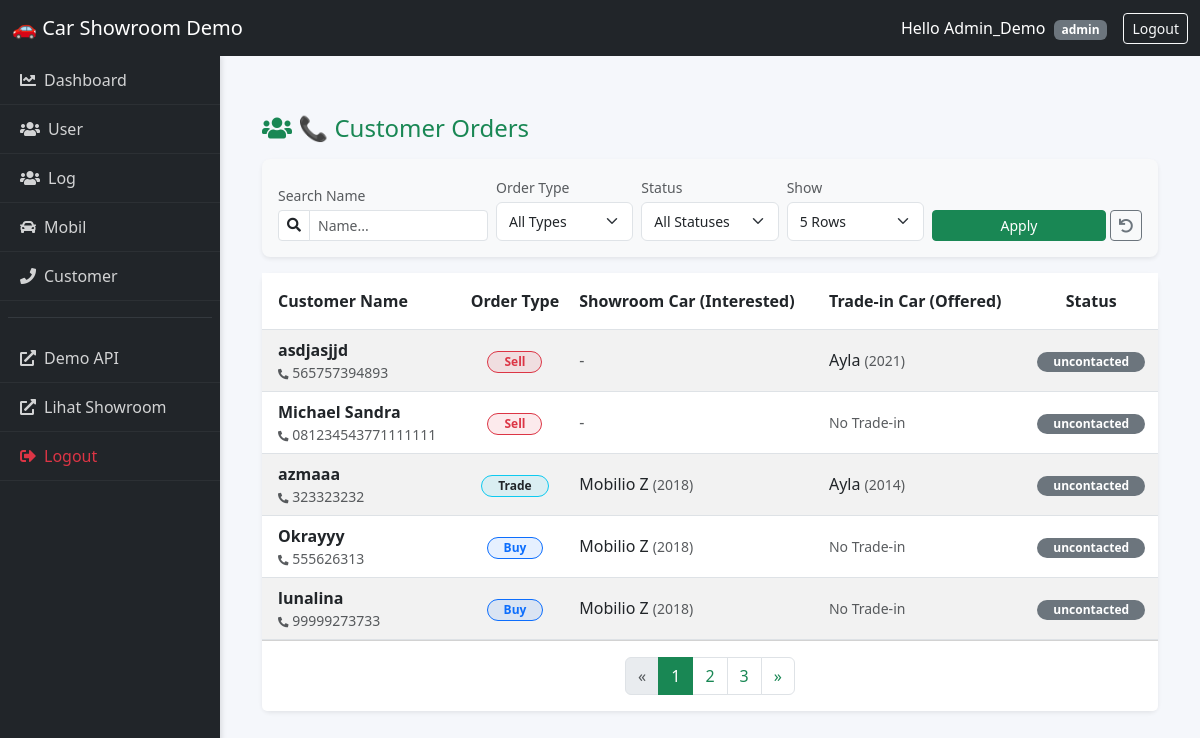
Page /demo/dashboard/customerlist/ (signed in) on the committed database.
### users/models.py (models this page shows, shortened)
class User(AbstractUser):
    ROLE_CHOICES = (
        ("admin", "Admin"),
        ("salesperson", "Salesperson"),
        ("customer", "Customer"),
    )
    role = models.CharField(max_length=20, choices=ROLE_CHOICES, default="customer")

### orders/models.py (models this page shows, shortened)
class Order(models.Model):
    ORDER_TYPE_CHOICES = [
        ("sell","Sell"),
        ("trade","Trade"),
        ("buy","Buy"),
    ]
    customer = models.ForeignKey(Customer, on_delete=models.CASCADE, related_name='orders')
    showroom_car = models.ForeignKey(Cars, on_delete=models.CASCADE, null=True, blank=True)
    offer_type = models.CharField(max_length=10, choices=ORDER_TYPE_CHOICES)
    trade_in_car = models.OneToOneField(TradeInCar, on_delete=models.SET_NULL, null=True, blank=True)
    created_at = models.DateTimeField(auto_now_add=True)

class TradeInCar(models.Model):
    customer = models.ForeignKey(Customer, on_delete=models.CASCADE)
    offered_vehicle_model = models.CharField(max_length=100, blank=True, null=True)
    offered_vehicle_varian = models.CharField(max_length=100, blank=True, null=True)
    offered_vehicle_transmission = models.CharField(max_length=20, choices=[('auto','Otomatis'), ('manual', 'Manual')], blank=True, null=True)
    offered_vehicle_province = models.CharField(max_length=50, blank=True, null=True)
    offered_vehicle_year = models.IntegerField(blank=True, null=True)
    offered_vehicle_kilometers = models.IntegerField(blank=True, null=True)
    offered_vehicle_notes = models.TextField(blank=True, null=True)

### customer/models.py (models this page shows, shortened)
class Customer(models.Model):
    STATUS_CHOICES = [
        ("deal","Deal"),
        ("negotiating","Negotiating"),
        ("not_deal", "Not Deal"),
        ("uncontacted", "Uncontacted"),
        ("rna","RNA (Return, No Answer)"),
    ]
    user = models.OneToOneField(User, on_delete=models.CASCADE, related_name="customer_profile",null=True,blank=True)
    name = models.CharField(max_length=100)
    phone_number = models.CharField(max_length=20, unique=True)
    email = models.EmailField(blank=True, null=True)
    address = models.TextField(blank=True, null=True)
    status = models.CharField(max_length=20, choices=STATUS_CHOICES, default="uncontacted")
    created_at = models.DateTimeField(auto_now_add=True)
    updated_at = models.DateTimeField(auto_now=True)

### cars/models.py (models this page shows, shortened)
class Cars(models.Model):
    id = models.AutoField(primary_key=True)
    nama = models.CharField(max_length=100)
    harga = models.DecimalField(max_digits=12, decimal_places=2)
    merek = models.CharField(max_length=50)
    model = models.CharField(max_length=50)
    tahun = models.IntegerField()
    kilometer = models.IntegerField()
    transmisi = models.CharField(max_length=20, choices=[('auto','Otomatis'), ('manual', 'Manual')])
    jenis_bahan_bakar = models.CharField(max_length=20, choices=[('bensin','Bensin'), ('diesel', 'Diesel'), ('elektrik', 'Elektrik')])
    mesin = models.CharField(max_length=50)
    tempat_duduk = models.IntegerField()
    deskripsi = models.TextField()
    gambar = models.ImageField(upload_to='cars/images/',blank=True, null=True)
    status = models.CharField(max_length=20,
                              choices=[('available','Available'),('sold','Sold'),('booked','Booked')],default='available')

### demo/views.py (the view)
# urls.py: path('dashboard/customerlist/', dashboard_customer_list, name='demo_customer_list_dashboard'),
def dashboard_customer_list(request):
    if not request.user.is_authenticated:
        return redirect("demo_login")
    orders_data = Order.objects.select_related("customer", "trade_in_car", "showroom_car").all().order_by('-id')
    search_query = request.GET.get('q')
    if search_query and search_query != "":
        orders_data = orders_data.filter(customer__name__icontains=search_query)
    selected_status = request.GET.get('status')
    if selected_status and selected_status != "":
        orders_data = orders_data.filter(customer__status__iexact=selected_status)
    selected_type = request.GET.get('type')
    if selected_type and selected_type != "":
        orders_data = orders_data.filter(offer_type__iexact=selected_type)
    items_per_page = request.GET.get('paginate_by', 5)
    try:
        items_per_page = int(items_per_page)
    except ValueError:
        items_per_page = 5
    paginator = Paginator(orders_data, items_per_page)
    page_number = request.GET.get('page')
    page_obj = paginator.get_page(page_number)
    status_list = Order.objects.values_list('customer__status', flat=True).distinct().order_by('customer__status')
    type_list = Order.objects.values_list('offer_type', flat=True).distinct().order_by('offer_type')
    context = {
        'orders': page_obj,
        'items_per_page': items_per_page,
        'status_list': status_list,
        'selected_status': selected_status,
        'type_list': type_list,
        'selected_type': selected_type,
        'search_query': search_query,
    }
    return render(request, 'demo/customer_list_dashboard.html', context)

### demo/templates/demo/customer_list_dashboard.html (shortened to what this page needs)
{% extends 'demo/base.html' %}
{% block content %}
<div class="container-fluid mt-4">
    <div class="d-flex justify-content-between align-items-center mb-3">
        <h4 class="m-0 text-success"><i class="fas fa-users"></i> 📞 Customer Orders</h4>
    </div>
    <div class="card shadow-sm border-0 mb-3 bg-light">
        <div class="card-body py-3">
            <form method="get" class="row g-2 align-items-end">
                <div class="col-md-3">
                    <label class="form-label small text-muted mb-1">Search Name</label>
                    <div class="input-group input-group-sm">
                        <span class="input-group-text bg-white"><i class="fas fa-search"></i></span>
                        <input type="text" name="q" class="form-control" placeholder="Name..." value="{{ search_query|default:'' }}">
                    </div>
                </div>
                <div class="col-md-2">
                    <label class="form-label small text-muted mb-1">Order Type</label>
                    <select name="type" class="form-select form-select-sm">
                        <option value="">All Types</option>
                    </select>
                </div>
                <div class="col-md-2">
                    <label class="form-label small text-muted mb-1">Status</label>
                    <select name="status" class="form-select form-select-sm">
                        <option value="">All Statuses</option>
                    </select>
                </div>
                <div class="col-md-2">
                    <label class="form-label small text-muted mb-1">Show</label>
                    <select name="paginate_by" class="form-select form-select-sm">
                        <option value="5" {% if items_per_page == 5 %}selected{% endif %}>5 Rows</option>
                    </select>
                </div>
                <div class="col-md-3 d-flex gap-1">
                    <button type="submit" class="btn btn-success btn-sm w-100">Apply</button>
                    <a href="{% url 'demo_customer_list_dashboard' %}" class="btn btn-outline-secondary btn-sm" title="Reset Filters">
                        <i class="fas fa-undo"></i>
                    </a>
                </div>
            </form>
        </div>
    </div>
    <div class="card shadow-sm border-0">
        <div class="card-body p-0">
            <div class="table-responsive">
                <table class="table table-hover table-striped align-middle mb-0">
                    <thead class="bg-success text-white bg-opacity-75">
                        <tr>
                            <th class="py-3 ps-3">Customer Name</th>
                            <th class="py-3 text-center">Order Type</th>
                            <th class="py-3">Showroom Car (Interested)</th>
                            <th class="py-3">Trade-in Car (Offered)</th>
                            <th class="py-3 text-center">Status</th>
                        </tr>
                    </thead>
                    <tbody>
                        {% for order in orders %}
                        <tr>
                            <td class="ps-3">
                                <div class="fw-bold">{{ order.customer.name }}</div>
                                <div class="small text-muted"><i class="fas fa-phone-alt fa-xs"></i> {{ order.customer.phone_number }}</div>
                            </td>
                            <td class="text-center">
                                {% if order.offer_type|lower == 'sell' %}
                                    <span class="badge bg-danger bg-opacity-10 text-danger border border-danger rounded-pill px-3">Sell</span>
                                {% elif order.offer_type|lower == 'buy' %}
                                    <span class="badge bg-primary bg-opacity-10 text-primary border border-primary rounded-pill px-3">Buy</span>
                                {% elif order.offer_type|lower == 'trade' %}
                                    <span class="badge bg-info bg-opacity-10 text-dark border border-info rounded-pill px-3">Trade</span>
                                {% else %}
                                    <span class="badge bg-light text-dark border">{{ order.offer_type|default:"-" }}</span>
                                {% endif %}
                            </td>
                            <td>
                                {% if order.showroom_car %}
                                    {{ order.showroom_car.nama }} <span class="text-muted small">({{ order.showroom_car.tahun }})</span>
                                {% else %}
                                    <span class="text-muted">-</span>
                                {% endif %}
                            </td>
                            <td>
                                {% if order.trade_in_car and order.trade_in_car.offered_vehicle_model %}
                                    {{ order.trade_in_car.offered_vehicle_model }}
                                    <span class="text-muted small">({{ order.trade_in_car.offered_vehicle_year }})</span>
                                {% else %}
                                    <span class="text-muted small">No Trade-in</span>
                                {% endif %}
                            </td>
                            <td class="text-center">
                                {% if order.customer.status|lower == 'deal' %}
                                    <span class="badge bg-success rounded-pill px-3">Deal</span>
                                {% elif order.customer.status|lower == 'negotiation' %}
                                    <span class="badge bg-warning text-dark rounded-pill px-3">Negotiation</span>
                                {% else %}
                                    <span class="badge bg-secondary rounded-pill px-3">{{ order.customer.status|default:"Pending" }}</span>
                                {% endif %}
                            </td>
                        </tr>
                        {% endfor %}
                    </tbody>
                </table>
            </div>
        </div>
        <div class="card-footer bg-white py-3">
            <nav aria-label="Page navigation">
                <ul class="pagination justify-content-center m-0">
                    {% if orders.has_previous %}
                    <li class="page-item">
                        <a class="page-link text-success" href="?page={{ orders.previous_page_number }}&q={{ search_query|default:'' }}&status={{ selected_status|default:'' }}&type={{ selected_type|default:'' }}&paginate_by={{ items_per_page }}">
                            &laquo;
                        </a>
                    </li>
                    {% else %}
                    <li class="page-item disabled"><span class="page-link">&laquo;</span></li>
                    {% endif %}
                    {% for num in orders.paginator.page_range %}
                        {% if orders.number == num %}
                            <li class="page-item active"><span class="page-link bg-success border-success">{{ num }}</span></li>
                        {% elif num > orders.number|add:'-3' and num < orders.number|add:'3' %}
                            <li class="page-item">
                                <a class="page-link text-success" href="?page={{ num }}&q={{ search_query|default:'' }}&status={{ selected_status|default:'' }}&type={{ selected_type|default:'' }}&paginate_by={{ items_per_page }}">
                                    {{ num }}
                                </a>
                            </li>
                        {% endif %}
                    {% endfor %}
                    {% if orders.has_next %}
                    <li class="page-item">
                        <a class="page-link text-success" href="?page={{ orders.next_page_number }}&q={{ search_query|default:'' }}&status={{ selected_status|default:'' }}&type={{ selected_type|default:'' }}&paginate_by={{ items_per_page }}">
                            &raquo;
                        </a>
                    </li>
                    {% else %}
                    <li class="page-item disabled"><span class="page-link">&raquo;</span></li>
                    {% endif %}
                </ul>
            </nav>
        </div>
    </div>
</div>
{% endblock %}

### demo/templates/demo/base.html (shortened to what this page needs)
{% load static %}
<!DOCTYPE html>
<html lang="en">
    <head>
        <link rel="stylesheet" href="https://cdn.jsdelivr.net/npm/bootstrap@5.3.0/dist/css/bootstrap.min.css" />
        <link rel="stylesheet" href="https://cdnjs.cloudflare.com/ajax/libs/font-awesome/5.15.4/css/all.min.css">
        <link rel="stylesheet" href="{% static 'demo/css/base_style.css' %}?v=5"/>
    </head>
    <body class="{% if not user.is_authenticated %}no-sidebar{% endif %}">
        <nav class="navbar navbar-expand-lg navbar-dark bg-dark fixed-top">
            <div class="container-fluid">
                <a class="navbar-brand" href="#">🚗 Car Showroom Demo</a>
                <div class="d-flex">
                    {% if user.is_authenticated %}
                    <span class="text-white me-3 align-self-center">
                        Hello {{ request.user.username|title }}
                        <span class="badge bg-secondary ms-1">{{ request.user.role }}</span>
                    </span>
                    <a href="/demo/logout/" class="btn btn-outline-light btn-sm">Logout</a>
                    {% endif %}
                </div>
            </div>
        </nav>
        {% if user.is_authenticated %}
            <div class="sidebar">
                {% if request.user.role == 'admin' %}
                    <a href="{% url 'demo_dashboard' %}"><i class="fas fa-chart-line me-2"></i>Dashboard</a>
                    <a href="{% url 'demo_userlist_dashboard' %}"><i class="fas fa-users me-2"></i>User</a>
                    <a href="{% url 'dashboard_log_list' %}"><i class="fas fa-users me-2"></i>Log</a>
                {% endif %}
                {% if request.user.role == 'admin' or request.user.role == 'sales' %}
                    <a href="{% url 'demo_carlist_dashboard' %}"><i class="fas fa-car me-2"></i>Mobil</a>
                    <a href="{% url 'demo_customer_list_dashboard' %}"><i class="fas fa-phone me-2"></i>Customer</a>
                {% endif %}
                <hr class="border-secondary mx-2">
                <a href="{% url 'demo_api' %}"><i class="fas fa-external-link-alt me-2"></i>Demo API</a>
                <a href="{% url 'carList' %}"><i class="fas fa-external-link-alt me-2"></i>Lihat Showroom</a>
                <a href="{% url 'logout' %}" class="text-danger"><i class="fas fa-sign-out-alt me-2"></i>Logout</a>
            </div>
        {% endif %}
        <div class="main-container">
            {% block content %}{% endblock %}
        </div>
    </body>
</html>

### rows in the picture
User: user.username "Admin_Demo", user.role "admin"
Order: customer.name "asdjasjjd", customer.phone_number "565757394893", offer_type "Sell", trade_in_car.offered_vehicle_model "Ayla", trade_in_car.offered_vehicle_year "2021", customer.status "uncontacted"
Order: customer.name "Michael Sandra", customer.phone_number "081234543771111111", offer_type "Sell", shows "No Trade-in", customer.status "uncontacted"
Order: customer.name "azmaaa", customer.phone_number "323323232", offer_type "Trade", showroom_car.nama "Mobilio Z", showroom_car.tahun "2018", trade_in_car.offered_vehicle_model "Ayla", trade_in_car.offered_vehicle_year "2014", customer.status "uncontacted"
Order: customer.name "Okrayyy", customer.phone_number "555626313", offer_type "Buy", showroom_car.nama "Mobilio Z", showroom_car.tahun "2018", shows "No Trade-in", customer.status "uncontacted"
Order: customer.name "lunalina", customer.phone_number "99999273733", offer_type "Buy", showroom_car.nama "Mobilio Z", showroom_car.tahun "2018", shows "No Trade-in", customer.status "uncontacted"

### other values in the picture
{{ num }} "1"
{{ num }} "2" "3"
